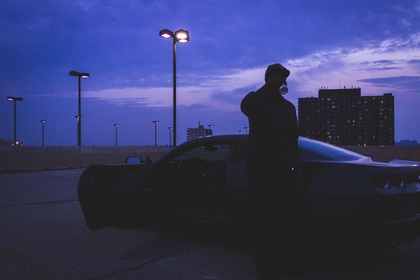
%> input picture 001_img.jpg, 420 x 280 px, shrunk from 1280 x 853 before the run
$ octave --eval "result = img_mat_normaliz(imread('001_img.jpg'));"   (GNU Octave 9; MATLAB toolbox functions it lacks are replaced by stand-ins)
%> lines starting %> are read from the running program, lines starting %| are printed output that depends on the picture
%Funcao de Normalizacao de Imagem
function D = img_mat_normaliz(A)
%   A -> Imagem Processada

    %Dimensions
    [m,n,o] = size(A);
%> m = 280; n = 420; o = 3

    %Gray Image
    B = rgb2gray(A);
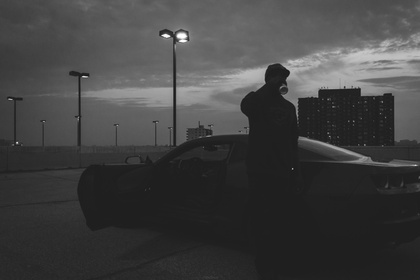
%> B: size 280x420 uint8; min 19, max 254, mean 65.7
    %Imagem Intermediaria
    C = B;
    %Imagem Final
    D = B;

    min = 255;
    max = 0;
    %Procura de Max e Min
    for i = 1:m
        for j = 1:n
            t1 = C(i,j);
            if(min > C(i,j))
                min = C(i,j);
            end
            if(max < C(i,j))
                max = C(i,j);
            end
        end
    end
%> after the loop, max = 254; min = 19
    %Normalizacao
    for i = 1:m
        for j = 1:n
            D(i,j) = ((255)/(max-min)) * (C(i,j)-min);
        end
    end

    %Plot
      %Inicial
      subplot (2, 2, 1)
      imshow(A);
      %Gray
      subplot (2, 2, 2)
      imshow(B);
      %Intermedia
      subplot (2, 2, 3)
      imshow(C);
      %Final
      subplot (2, 2, 4)
      imshow(D);
end
